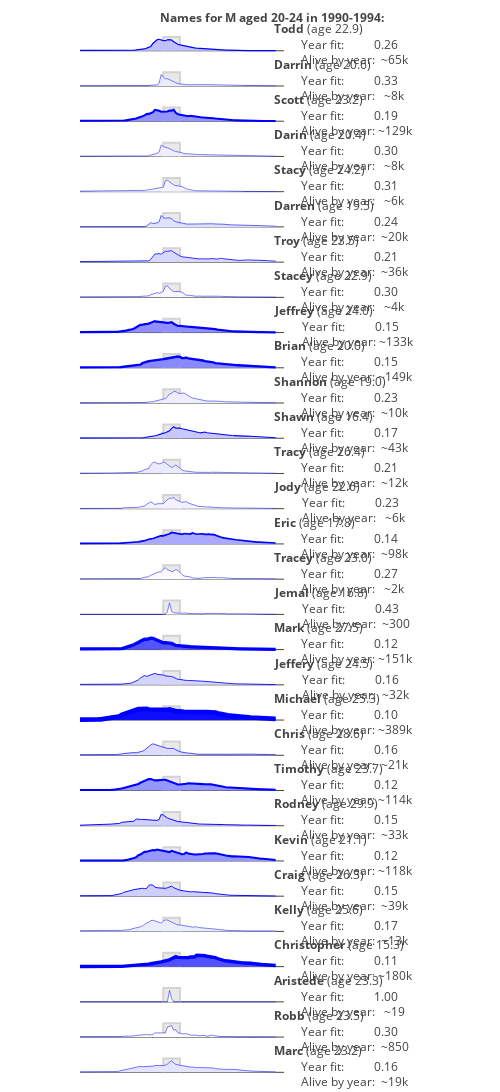

Notebook source saved alongside this figure:
### Code cell
out = get_era_names(1990, 4, 20, 4, 'M')

### Figure 1 — Plotly figure (JSON) as saved in the notebook; plotly's stock layout.template omitted (floating-point values rounded to 4 significant figures; data arrays with more than 128 entries replaced by an {"elided": "..."} marker saying what was removed)
{"data": [{"fill": "toself", "line": {"color": "lightgray"}, "mode": "lines", "type": "scatter", "x": [1966, 1966, 1974, 1974], "xaxis": "x2", "y": [0, 18420.0, 18420.0, 0], "yaxis": "y2"}, {"fill": "tozeroy", "fillcolor": "rgb(192.46218776691023,192.46218776691023,255)", "line": {"color": "blue", "width": 1.226}, "mode": "lines", "name": "Todd", "type": "scatter", "x": {"elided": "170 int values"}, "xaxis": "x2", "y": {"elided": "141 int values"}, "yaxis": "y2"}, {"fill": "toself", "line": {"color": "lightgray"}, "mode": "lines", "type": "scatter", "x": [1966, 1966, 1974, 1974], "xaxis": "x3", "y": [0, 3908.0, 3908.0, 0], "yaxis": "y3"}, {"fill": "tozeroy", "fillcolor": "rgb(235.44969669979668,235.44969669979668,255)", "line": {"color": "blue", "width": 0.5}, "mode": "lines", "name": "Darrin", "type": "scatter", "x": {"elided": "170 int values"}, "xaxis": "x3", "y": {"elided": "141 int values"}, "yaxis": "y3"}, {"fill": "toself", "line": {"color": "lightgray"}, "mode": "lines", "type": "scatter", "x": [1966, 1966, 1974, 1974], "xaxis": "x4", "y": [0, 37104, 37104, 0], "yaxis": "y4"}, {"fill": "tozeroy", "fillcolor": "rgb(149.2647505113304,149.2647505113304,255)", "line": {"color": "blue", "width": 2.073}, "mode": "lines", "name": "Scott", "type": "scatter", "x": {"elided": "170 int values"}, "xaxis": "x4", "y": {"elided": "141 int values"}, "yaxis": "y4"}, {"fill": "toself", "line": {"color": "lightgray"}, "mode": "lines", "type": "scatter", "x": [1966, 1966, 1974, 1974], "xaxis": "x5", "y": [0, 3138, 3138, 0], "yaxis": "y5"}, {"fill": "tozeroy", "fillcolor": "rgb(238.41773121834314,238.41773121834314,255)", "line": {"color": "blue", "width": 0.5}, "mode": "lines", "name": "Darin", "type": "scatter", "x": {"elided": "170 int values"}, "xaxis": "x5", "y": {"elided": "141 int values"}, "yaxis": "y5"}, {"fill": "toself", "line": {"color": "lightgray"}, "mode": "lines", "type": "scatter", "x": [1966, 1966, 1974, 1974], "xaxis": "x6", "y": [0, 2087.0, 2087.0, 0], "yaxis": "y6"}, {"fill": "tozeroy", "fillcolor": "rgb(242.78861660099426,242.78861660099426,255)", "line": {"color": "blue", "width": 0.5}, "mode": "lines", "name": "Stacy", "type": "scatter", "x": {"elided": "170 int values"}, "xaxis": "x6", "y": {"elided": "141 int values"}, "yaxis": "y6"}, {"fill": "toself", "line": {"color": "lightgray"}, "mode": "lines", "type": "scatter", "x": [1966, 1966, 1974, 1974], "xaxis": "x7", "y": [0, 7122, 7122, 0], "yaxis": "y7"}, {"fill": "tozeroy", "fillcolor": "rgb(224.33762979013318,224.33762979013318,255)", "line": {"color": "blue", "width": 0.6012}, "mode": "lines", "name": "Darren", "type": "scatter", "x": {"elided": "170 int values"}, "xaxis": "x7", "y": {"elided": "141 int values"}, "yaxis": "y7"}, {"fill": "toself", "line": {"color": "lightgray"}, "mode": "lines", "type": "scatter", "x": [1966, 1966, 1974, 1974], "xaxis": "x8", "y": [0, 10140.0, 10140.0, 0], "yaxis": "y8"}, {"fill": "tozeroy", "fillcolor": "rgb(215.041828243663,215.041828243663,255)", "line": {"color": "blue", "width": 0.7835}, "mode": "lines", "name": "Troy", "type": "scatter", "x": {"elided": "170 int values"}, "xaxis": "x8", "y": {"elided": "141 int values"}, "yaxis": "y8"}, {"fill": "toself", "line": {"color": "lightgray"}, "mode": "lines", "type": "scatter", "x": [1966, 1966, 1974, 1974], "xaxis": "x9", "y": [0, 1288.0, 1288.0, 0], "yaxis": "y9"}, {"fill": "tozeroy", "fillcolor": "rgb(246.49860937204292,246.49860937204292,255)", "line": {"color": "blue", "width": 0.5}, "mode": "lines", "name": "Stacey", "type": "scatter", "x": {"elided": "170 int values"}, "xaxis": "x9", "y": {"elided": "141 int values"}, "yaxis": "y9"}, {"fill": "toself", "line": {"color": "lightgray"}, "mode": "lines", "type": "scatter", "x": [1966, 1966, 1974, 1974], "xaxis": "x10", "y": [0, 40230.0, 40230.0, 0], "yaxis": "y10"}, {"fill": "tozeroy", "fillcolor": "rgb(142.6466046972527,142.6466046972527,255)", "line": {"color": "blue", "width": 2.203}, "mode": "lines", "name": "Jeffrey", "type": "scatter", "x": {"elided": "170 int values"}, "xaxis": "x10", "y": {"elided": "141 int values"}, "yaxis": "y10"}, {"fill": "toself", "line": {"color": "lightgray"}, "mode": "lines", "type": "scatter", "x": [1966, 1966, 1974, 1974], "xaxis": "x11", "y": [0, 43590.0, 43590.0, 0], "yaxis": "y11"}, {"fill": "tozeroy", "fillcolor": "rgb(135.6876414983276,135.6876414983276,255)", "line": {"color": "blue", "width": 2.339}, "mode": "lines", "name": "Brian", "type": "scatter", "x": {"elided": "170 int values"}, "xaxis": "x11", "y": {"elided": "141 int values"}, "yaxis": "y11"}, {"fill": "toself", "line": {"color": "lightgray"}, "mode": "lines", "type": "scatter", "x": [1966, 1966, 1974, 1974], "xaxis": "x12", "y": [0, 3617.0, 3617.0, 0], "yaxis": "y12"}, {"fill": "tozeroy", "fillcolor": "rgb(236.55419486238455,236.55419486238455,255)", "line": {"color": "blue", "width": 0.5}, "mode": "lines", "name": "Shannon", "type": "scatter", "x": {"elided": "170 int values"}, "xaxis": "x12", "y": {"elided": "141 int values"}, "yaxis": "y12"}, {"fill": "toself", "line": {"color": "lightgray"}, "mode": "lines", "type": "scatter", "x": [1966, 1966, 1974, 1974], "xaxis": "x13", "y": [0, 15396, 15396, 0], "yaxis": "y13"}, {"fill": "tozeroy", "fillcolor": "rgb(200.334896751298,200.334896751298,255)", "line": {"color": "blue", "width": 1.072}, "mode": "lines", "name": "Shawn", "type": "scatter", "x": {"elided": "170 int values"}, "xaxis": "x13", "y": {"elided": "141 int values"}, "yaxis": "y13"}, {"fill": "toself", "line": {"color": "lightgray"}, "mode": "lines", "type": "scatter", "x": [1966, 1966, 1974, 1974], "xaxis": "x14", "y": [0, 4054.0, 4054.0, 0], "yaxis": "y14"}, {"fill": "tozeroy", "fillcolor": "rgb(234.9074566332691,234.9074566332691,255)", "line": {"color": "blue", "width": 0.5}, "mode": "lines", "name": "Tracy", "type": "scatter", "x": {"elided": "170 int values"}, "xaxis": "x14", "y": {"elided": "141 int values"}, "yaxis": "y14"}, {"fill": "toself", "line": {"color": "lightgray"}, "mode": "lines", "type": "scatter", "x": [1966, 1966, 1974, 1974], "xaxis": "x15", "y": [0, 2045.0, 2045.0, 0], "yaxis": "y15"}, {"fill": "tozeroy", "fillcolor": "rgb(242.9734136658298,242.9734136658298,255)", "line": {"color": "blue", "width": 0.5}, "mode": "lines", "name": "Jody", "type": "scatter", "x": {"elided": "170 int values"}, "xaxis": "x15", "y": {"elided": "141 int values"}, "yaxis": "y15"}, {"fill": "toself", "line": {"color": "lightgray"}, "mode": "lines", "type": "scatter", "x": [1966, 1966, 1974, 1974], "xaxis": "x16", "y": [0, 28280.0, 28280.0, 0], "yaxis": "y16"}, {"fill": "tozeroy", "fillcolor": "rgb(168.742662686638,168.742662686638,255)", "line": {"color": "blue", "width": 1.691}, "mode": "lines", "name": "Eric", "type": "scatter", "x": {"elided": "170 int values"}, "xaxis": "x16", "y": {"elided": "141 int values"}, "yaxis": "y16"}, {"fill": "toself", "line": {"color": "lightgray"}, "mode": "lines", "type": "scatter", "x": [1966, 1966, 1974, 1974], "xaxis": "x17", "y": [0, 662.4, 662.4, 0], "yaxis": "y17"}, {"fill": "tozeroy", "fillcolor": "rgb(249.8359018409589,249.8359018409589,255)", "line": {"color": "blue", "width": 0.5}, "mode": "lines", "name": "Tracey", "type": "scatter", "x": {"elided": "170 int values"}, "xaxis": "x17", "y": {"elided": "141 int values"}, "yaxis": "y17"}, {"fill": "toself", "line": {"color": "lightgray"}, "mode": "lines", "type": "scatter", "x": [1966, 1966, 1974, 1974], "xaxis": "x18", "y": [0, 244.8, 244.8, 0], "yaxis": "y18"}, {"fill": "tozeroy", "fillcolor": "rgb(252.5522739717708,252.5522739717708,255)", "line": {"color": "blue", "width": 0.5}, "mode": "lines", "name": "Jemal", "type": "scatter", "x": {"elided": "170 int values"}, "xaxis": "x18", "y": {"elided": "141 int values"}, "yaxis": "y18"}, {"fill": "toself", "line": {"color": "lightgray"}, "mode": "lines", "type": "scatter", "x": [1966, 1966, 1974, 1974], "xaxis": "x19", "y": [0, 70480.0, 70480.0, 0], "yaxis": "y19"}, {"fill": "tozeroy", "fillcolor": "rgb(83.92335404945212,83.92335404945212,255)", "line": {"color": "blue", "width": 3.354}, "mode": "lines", "name": "Mark", "type": "scatter", "x": {"elided": "170 int values"}, "xaxis": "x19", "y": {"elided": "141 int values"}, "yaxis": "y19"}, {"fill": "toself", "line": {"color": "lightgray"}, "mode": "lines", "type": "scatter", "x": [1966, 1966, 1974, 1974], "xaxis": "x20", "y": [0, 11130.0, 11130.0, 0], "yaxis": "y20"}, {"fill": "tozeroy", "fillcolor": "rgb(212.13915435670475,212.13915435670475,255)", "line": {"color": "blue", "width": 0.8404}, "mode": "lines", "name": "Jeffery", "type": "scatter", "x": {"elided": "170 int values"}, "xaxis": "x20", "y": {"elided": "141 int values"}, "yaxis": "y20"}, {"fill": "toself", "line": {"color": "lightgray"}, "mode": "lines", "type": "scatter", "x": [1966, 1966, 1974, 1974], "xaxis": "x21", "y": [0, 111300.0, 111300.0, 0], "yaxis": "y21"}, {"fill": "tozeroy", "fillcolor": "rgb(14.057605721940263,14.057605721940263,255)", "line": {"color": "blue", "width": 4.724}, "mode": "lines", "name": "Michael", "type": "scatter", "x": {"elided": "170 int values"}, "xaxis": "x21", "y": {"elided": "141 int values"}, "yaxis": "y21"}, {"fill": "toself", "line": {"color": "lightgray"}, "mode": "lines", "type": "scatter", "x": [1966, 1966, 1974, 1974], "xaxis": "x22", "y": [0, 8650.0, 8650.0, 0], "yaxis": "y22"}, {"fill": "tozeroy", "fillcolor": "rgb(219.5267267798409,219.5267267798409,255)", "line": {"color": "blue", "width": 0.6956}, "mode": "lines", "name": "Chris", "type": "scatter", "x": {"elided": "170 int values"}, "xaxis": "x22", "y": {"elided": "141 int values"}, "yaxis": "y22"}, {"fill": "toself", "line": {"color": "lightgray"}, "mode": "lines", "type": "scatter", "x": [1966, 1966, 1974, 1974], "xaxis": "x23", "y": [0, 36900, 36900, 0], "yaxis": "y23"}, {"fill": "tozeroy", "fillcolor": "rgb(149.70105486728482,149.70105486728482,255)", "line": {"color": "blue", "width": 2.065}, "mode": "lines", "name": "Timothy", "type": "scatter", "x": {"elided": "170 int values"}, "xaxis": "x23", "y": {"elided": "141 int values"}, "yaxis": "y23"}, {"fill": "toself", "line": {"color": "lightgray"}, "mode": "lines", "type": "scatter", "x": [1966, 1966, 1974, 1974], "xaxis": "x24", "y": [0, 13300.0, 13300.0, 0], "yaxis": "y24"}, {"fill": "tozeroy", "fillcolor": "rgb(206.01837598051657,206.01837598051657,255)", "line": {"color": "blue", "width": 0.9604}, "mode": "lines", "name": "Rodney", "type": "scatter", "x": {"elided": "170 int values"}, "xaxis": "x24", "y": {"elided": "141 int values"}, "yaxis": "y24"}, {"fill": "toself", "line": {"color": "lightgray"}, "mode": "lines", "type": "scatter", "x": [1966, 1966, 1974, 1974], "xaxis": "x25", "y": [0, 36740.0, 36740.0, 0], "yaxis": "y25"}, {"fill": "tozeroy", "fillcolor": "rgb(150.03767731982916,150.03767731982916,255)", "line": {"color": "blue", "width": 2.058}, "mode": "lines", "name": "Kevin", "type": "scatter", "x": {"elided": "170 int values"}, "xaxis": "x25", "y": {"elided": "141 int values"}, "yaxis": "y25"}, {"fill": "toself", "line": {"color": "lightgray"}, "mode": "lines", "type": "scatter", "x": [1966, 1966, 1974, 1974], "xaxis": "x26", "y": [0, 12860.0, 12860.0, 0], "yaxis": "y26"}, {"fill": "tozeroy", "fillcolor": "rgb(207.22992934584755,207.22992934584755,255)", "line": {"color": "blue", "width": 0.9367}, "mode": "lines", "name": "Craig", "type": "scatter", "x": {"elided": "170 int values"}, "xaxis": "x26", "y": {"elided": "141 int values"}, "yaxis": "y26"}, {"fill": "toself", "line": {"color": "lightgray"}, "mode": "lines", "type": "scatter", "x": [1966, 1966, 1974, 1974], "xaxis": "x27", "y": [0, 3720, 3720, 0], "yaxis": "y27"}, {"fill": "tozeroy", "fillcolor": "rgb(236.1608436337211,236.1608436337211,255)", "line": {"color": "blue", "width": 0.5}, "mode": "lines", "name": "Kelly", "type": "scatter", "x": {"elided": "170 int values"}, "xaxis": "x27", "y": {"elided": "141 int values"}, "yaxis": "y27"}, {"fill": "toself", "line": {"color": "lightgray"}, "mode": "lines", "type": "scatter", "x": [1966, 1966, 1974, 1974], "xaxis": "x28", "y": [0, 72040.0, 72040.0, 0], "yaxis": "y28"}, {"fill": "tozeroy", "fillcolor": "rgb(81.08890493998996,81.08890493998996,255)", "line": {"color": "blue", "width": 3.41}, "mode": "lines", "name": "Christopher", "type": "scatter", "x": {"elided": "170 int values"}, "xaxis": "x28", "y": {"elided": "141 int values"}, "yaxis": "y28"}, {"fill": "toself", "line": {"color": "lightgray"}, "mode": "lines", "type": "scatter", "x": [1966, 1966, 1974, 1974], "xaxis": "x29", "y": [0, 20.4, 20.4, 0], "yaxis": "y29"}, {"fill": "tozeroy", "fillcolor": "rgb(254.62035571072988,254.62035571072988,255)", "line": {"color": "blue", "width": 0.5}, "mode": "lines", "name": "Aristede", "type": "scatter", "x": {"elided": "170 int values"}, "xaxis": "x29", "y": {"elided": "141 int values"}, "yaxis": "y29"}, {"fill": "toself", "line": {"color": "lightgray"}, "mode": "lines", "type": "scatter", "x": [1966, 1966, 1974, 1974], "xaxis": "x30", "y": [0, 295.2, 295.2, 0], "yaxis": "y30"}, {"fill": "tozeroy", "fillcolor": "rgb(252.1832940527301,252.1832940527301,255)", "line": {"color": "blue", "width": 0.5}, "mode": "lines", "name": "Robb", "type": "scatter", "x": {"elided": "170 int values"}, "xaxis": "x30", "y": {"elided": "141 int values"}, "yaxis": "y30"}, {"fill": "toself", "line": {"color": "lightgray"}, "mode": "lines", "type": "scatter", "x": [1966, 1966, 1974, 1974], "xaxis": "x31", "y": [0, 6016.0, 6016.0, 0], "yaxis": "y31"}, {"fill": "tozeroy", "fillcolor": "rgb(227.98447206548678,227.98447206548678,255)", "line": {"color": "blue", "width": 0.5297}, "mode": "lines", "name": "Marc", "type": "scatter", "x": {"elided": "170 int values"}, "xaxis": "x31", "y": {"elided": "141 int values"}, "yaxis": "y31"}], "layout": {"annotations": [{"align": "left", "showarrow": false, "text": "<b>Todd</b> (age 22.9)<br>         Year fit:          0.26<br>         Alive by year:  ~65k", "width": 200, "x": 2019, "xref": "x2", "xshift": 100, "y": 8443.0, "yref": "y2"}, {"align": "left", "showarrow": false, "text": "<b>Darrin</b> (age 20.6)<br>         Year fit:          0.33<br>         Alive by year:   ~8k", "width": 200, "x": 2019, "xref": "x3", "xshift": 100, "y": 1791.0, "yref": "y3"}, {"align": "left", "showarrow": false, "text": "<b>Scott</b> (age 23.2)<br>         Year fit:          0.19<br>         Alive by year: ~129k", "width": 200, "x": 2019, "xref": "x4", "xshift": 100, "y": 17006, "yref": "y4"}, {"align": "left", "showarrow": false, "text": "<b>Darin</b> (age 20.4)<br>         Year fit:          0.30<br>         Alive by year:   ~8k", "width": 200, "x": 2019, "xref": "x5", "xshift": 100, "y": 1438.0, "yref": "y5"}, {"align": "left", "showarrow": false, "text": "<b>Stacy</b> (age 24.2)<br>         Year fit:          0.31<br>         Alive by year:   ~6k", "width": 200, "x": 2019, "xref": "x6", "xshift": 100, "y": 956.5, "yref": "y6"}, {"align": "left", "showarrow": false, "text": "<b>Darren</b> (age 19.5)<br>         Year fit:          0.24<br>         Alive by year:  ~20k", "width": 200, "x": 2019, "xref": "x7", "xshift": 100, "y": 3264.0, "yref": "y7"}, {"align": "left", "showarrow": false, "text": "<b>Troy</b> (age 23.5)<br>         Year fit:          0.21<br>         Alive by year:  ~36k", "width": 200, "x": 2019, "xref": "x8", "xshift": 100, "y": 4646.0, "yref": "y8"}, {"align": "left", "showarrow": false, "text": "<b>Stacey</b> (age 22.9)<br>         Year fit:          0.30<br>         Alive by year:   ~4k", "width": 200, "x": 2019, "xref": "x9", "xshift": 100, "y": 590.2, "yref": "y9"}, {"align": "left", "showarrow": false, "text": "<b>Jeffrey</b> (age 24.0)<br>         Year fit:          0.15<br>         Alive by year: ~133k", "width": 200, "x": 2019, "xref": "x10", "xshift": 100, "y": 18440.0, "yref": "y10"}, {"align": "left", "showarrow": false, "text": "<b>Brian</b> (age 20.0)<br>         Year fit:          0.15<br>         Alive by year: ~149k", "width": 200, "x": 2019, "xref": "x11", "xshift": 100, "y": 19980.0, "yref": "y11"}, {"align": "left", "showarrow": false, "text": "<b>Shannon</b> (age 19.0)<br>         Year fit:          0.23<br>         Alive by year:  ~10k", "width": 200, "x": 2019, "xref": "x12", "xshift": 100, "y": 1658.0, "yref": "y12"}, {"align": "left", "showarrow": false, "text": "<b>Shawn</b> (age 16.4)<br>         Year fit:          0.17<br>         Alive by year:  ~43k", "width": 200, "x": 2019, "xref": "x13", "xshift": 100, "y": 7057.0, "yref": "y13"}, {"align": "left", "showarrow": false, "text": "<b>Tracy</b> (age 26.4)<br>         Year fit:          0.21<br>         Alive by year:  ~12k", "width": 200, "x": 2019, "xref": "x14", "xshift": 100, "y": 1858.0, "yref": "y14"}, {"align": "left", "showarrow": false, "text": "<b>Jody</b> (age 22.6)<br>         Year fit:          0.23<br>         Alive by year:   ~6k", "width": 200, "x": 2019, "xref": "x15", "xshift": 100, "y": 937.2, "yref": "y15"}, {"align": "left", "showarrow": false, "text": "<b>Eric</b> (age 17.8)<br>         Year fit:          0.14<br>         Alive by year:  ~98k", "width": 200, "x": 2019, "xref": "x16", "xshift": 100, "y": 12960.0, "yref": "y16"}, {"align": "left", "showarrow": false, "text": "<b>Tracey</b> (age 23.0)<br>         Year fit:          0.27<br>         Alive by year:   ~2k", "width": 200, "x": 2019, "xref": "x17", "xshift": 100, "y": 303.6, "yref": "y17"}, {"align": "left", "showarrow": false, "text": "<b>Jemal</b> (age 16.8)<br>         Year fit:          0.43<br>         Alive by year:  ~300", "width": 200, "x": 2019, "xref": "x18", "xshift": 100, "y": 112.2, "yref": "y18"}, {"align": "left", "showarrow": false, "text": "<b>Mark</b> (age 27.5)<br>         Year fit:          0.12<br>         Alive by year: ~151k", "width": 200, "x": 2019, "xref": "x19", "xshift": 100, "y": 32300.0, "yref": "y19"}, {"align": "left", "showarrow": false, "text": "<b>Jeffery</b> (age 24.5)<br>         Year fit:          0.16<br>         Alive by year:  ~32k", "width": 200, "x": 2019, "xref": "x20", "xshift": 100, "y": 5102.0, "yref": "y20"}, {"align": "left", "showarrow": false, "text": "<b>Michael</b> (age 25.3)<br>         Year fit:          0.10<br>         Alive by year: ~389k", "width": 200, "x": 2019, "xref": "x21", "xshift": 100, "y": 50990.0, "yref": "y21"}, {"align": "left", "showarrow": false, "text": "<b>Chris</b> (age 28.6)<br>         Year fit:          0.16<br>         Alive by year:  ~21k", "width": 200, "x": 2019, "xref": "x22", "xshift": 100, "y": 3964.0, "yref": "y22"}, {"align": "left", "showarrow": false, "text": "<b>Timothy</b> (age 23.7)<br>         Year fit:          0.12<br>         Alive by year: ~114k", "width": 200, "x": 2019, "xref": "x23", "xshift": 100, "y": 16910.0, "yref": "y23"}, {"align": "left", "showarrow": false, "text": "<b>Rodney</b> (age 29.9)<br>         Year fit:          0.15<br>         Alive by year:  ~33k", "width": 200, "x": 2019, "xref": "x24", "xshift": 100, "y": 6096.0, "yref": "y24"}, {"align": "left", "showarrow": false, "text": "<b>Kevin</b> (age 21.1)<br>         Year fit:          0.12<br>         Alive by year: ~118k", "width": 200, "x": 2019, "xref": "x25", "xshift": 100, "y": 16840.0, "yref": "y25"}, {"align": "left", "showarrow": false, "text": "<b>Craig</b> (age 26.3)<br>         Year fit:          0.15<br>         Alive by year:  ~39k", "width": 200, "x": 2019, "xref": "x26", "xshift": 100, "y": 5895.0, "yref": "y26"}, {"align": "left", "showarrow": false, "text": "<b>Kelly</b> (age 25.6)<br>         Year fit:          0.17<br>         Alive by year:  ~13k", "width": 200, "x": 2019, "xref": "x27", "xshift": 100, "y": 1705.0, "yref": "y27"}, {"align": "left", "showarrow": false, "text": "<b>Christopher</b> (age 15.3)<br>         Year fit:          0.11<br>         Alive by year: ~180k", "width": 200, "x": 2019, "xref": "x28", "xshift": 100, "y": 33020.0, "yref": "y28"}, {"align": "left", "showarrow": false, "text": "<b>Aristede</b> (age 23.3)<br>         Year fit:          1.00<br>         Alive by year:   ~19", "width": 200, "x": 2019, "xref": "x29", "xshift": 100, "y": 9.35, "yref": "y29"}, {"align": "left", "showarrow": false, "text": "<b>Robb</b> (age 23.5)<br>         Year fit:          0.30<br>         Alive by year:  ~850", "width": 200, "x": 2019, "xref": "x30", "xshift": 100, "y": 135.3, "yref": "y30"}, {"align": "left", "showarrow": false, "text": "<b>Marc</b> (age 23.2)<br>         Year fit:          0.16<br>         Alive by year:  ~19k", "width": 200, "x": 2019, "xref": "x31", "xshift": 100, "y": 2757.0, "yref": "y31"}, {"align": "left", "showarrow": false, "text": "<b>Names for M aged 20-24 in 1990-1994:</b>", "x": 1970, "xref": "x", "xshift": 100, "y": 2506.0, "yref": "y"}], "height": 1650.0, "margin": {"b": 0, "t": 0}, "showlegend": false, "width": 500, "xaxis": {"anchor": "y", "domain": [0, 0.6], "matches": "x31", "range": [1926, 2024], "showgrid": false, "showticklabels": false, "ticks": "", "zeroline": false}, "xaxis10": {"anchor": "y10", "domain": [0, 0.6], "matches": "x31", "range": [1926, 2024], "showgrid": false, "showticklabels": false, "ticks": "", "zeroline": false}, "xaxis11": {"anchor": "y11", "domain": [0, 0.6], "matches": "x31", "range": [1926, 2024], "showgrid": false, "showticklabels": false, "ticks": "", "zeroline": false}, "xaxis12": {"anchor": "y12", "domain": [0, 0.6], "matches": "x31", "range": [1926, 2024], "showgrid": false, "showticklabels": false, "ticks": "", "zeroline": false}, "xaxis13": {"anchor": "y13", "domain": [0, 0.6], "matches": "x31", "range": [1926, 2024], "showgrid": false, "showticklabels": false, "ticks": "", "zeroline": false}, "xaxis14": {"anchor": "y14", "domain": [0, 0.6], "matches": "x31", "range": [1926, 2024], "showgrid": false, "showticklabels": false, "ticks": "", "zeroline": false}, "xaxis15": {"anchor": "y15", "domain": [0, 0.6], "matches": "x31", "range": [1926, 2024], "showgrid": false, "showticklabels": false, "ticks": "", "zeroline": false}, "xaxis16": {"anchor": "y16", "domain": [0, 0.6], "matches": "x31", "range": [1926, 2024], "showgrid": false, "showticklabels": false, "ticks": "", "zeroline": false}, "xaxis17": {"anchor": "y17", "domain": [0, 0.6], "matches": "x31", "range": [1926, 2024], "showgrid": false, "showticklabels": false, "ticks": "", "zeroline": false}, "xaxis18": {"anchor": "y18", "domain": [0, 0.6], "matches": "x31", "range": [1926, 2024], "showgrid": false, "showticklabels": false, "ticks": "", "zeroline": false}, "xaxis19": {"anchor": "y19", "domain": [0, 0.6], "matches": "x31", "range": [1926, 2024], "showgrid": false, "showticklabels": false, "ticks": "", "zeroline": false}, "xaxis2": {"anchor": "y2", "domain": [0, 0.6], "matches": "x31", "range": [1926, 2024], "showgrid": false, "showticklabels": false, "ticks": "", "zeroline": false}, "xaxis20": {"anchor": "y20", "domain": [0, 0.6], "matches": "x31", "range": [1926, 2024], "showgrid": false, "showticklabels": false, "ticks": "", "zeroline": false}, "xaxis21": {"anchor": "y21", "domain": [0, 0.6], "matches": "x31", "range": [1926, 2024], "showgrid": false, "showticklabels": false, "ticks": "", "zeroline": false}, "xaxis22": {"anchor": "y22", "domain": [0, 0.6], "matches": "x31", "range": [1926, 2024], "showgrid": false, "showticklabels": false, "ticks": "", "zeroline": false}, "xaxis23": {"anchor": "y23", "domain": [0, 0.6], "matches": "x31", "range": [1926, 2024], "showgrid": false, "showticklabels": false, "ticks": "", "zeroline": false}, "xaxis24": {"anchor": "y24", "domain": [0, 0.6], "matches": "x31", "range": [1926, 2024], "showgrid": false, "showticklabels": false, "ticks": "", "zeroline": false}, "xaxis25": {"anchor": "y25", "domain": [0, 0.6], "matches": "x31", "range": [1926, 2024], "showgrid": false, "showticklabels": false, "ticks": "", "zeroline": false}, "xaxis26": {"anchor": "y26", "domain": [0, 0.6], "matches": "x31", "range": [1926, 2024], "showgrid": false, "showticklabels": false, "ticks": "", "zeroline": false}, "xaxis27": {"anchor": "y27", "domain": [0, 0.6], "matches": "x31", "range": [1926, 2024], "showgrid": false, "showticklabels": false, "ticks": "", "zeroline": false}, "xaxis28": {"anchor": "y28", "domain": [0, 0.6], "matches": "x31", "range": [1926, 2024], "showgrid": false, "showticklabels": false, "ticks": "", "zeroline": false}, "xaxis29": {"anchor": "y29", "domain": [0, 0.6], "matches": "x31", "range": [1926, 2024], "showgrid": false, "showticklabels": false, "ticks": "", "zeroline": false}, "xaxis3": {"anchor": "y3", "domain": [0, 0.6], "matches": "x31", "range": [1926, 2024], "showgrid": false, "showticklabels": false, "ticks": "", "zeroline": false}, "xaxis30": {"anchor": "y30", "domain": [0, 0.6], "matches": "x31", "range": [1926, 2024], "showgrid": false, "showticklabels": false, "ticks": "", "zeroline": false}, "xaxis31": {"anchor": "y31", "domain": [0, 0.6], "range": [1926, 2024], "showgrid": false, "showticklabels": false, "ticks": "", "zeroline": false}, "xaxis4": {"anchor": "y4", "domain": [0, 0.6], "matches": "x31", "range": [1926, 2024], "showgrid": false, "showticklabels": false, "ticks": "", "zeroline": false}, "xaxis5": {"anchor": "y5", "domain": [0, 0.6], "matches": "x31", "range": [1926, 2024], "showgrid": false, "showticklabels": false, "ticks": "", "zeroline": false}, "xaxis6": {"anchor": "y6", "domain": [0, 0.6], "matches": "x31", "range": [1926, 2024], "showgrid": false, "showticklabels": false, "ticks": "", "zeroline": false}, "xaxis7": {"anchor": "y7", "domain": [0, 0.6], "matches": "x31", "range": [1926, 2024], "showgrid": false, "showticklabels": false, "ticks": "", "zeroline": false}, "xaxis8": {"anchor": "y8", "domain": [0, 0.6], "matches": "x31", "range": [1926, 2024], "showgrid": false, "showticklabels": false, "ticks": "", "zeroline": false}, "xaxis9": {"anchor": "y9", "domain": [0, 0.6], "matches": "x31", "range": [1926, 2024], "showgrid": false, "showticklabels": false, "ticks": "", "zeroline": false}, "yaxis": {"anchor": "x", "domain": [0.9677, 1.0], "showgrid": false, "showticklabels": false, "ticks": ""}, "yaxis10": {"anchor": "x10", "domain": [0.6774, 0.7097], "showgrid": false, "showticklabels": false, "ticks": ""}, "yaxis11": {"anchor": "x11", "domain": [0.6452, 0.6774], "showgrid": false, "showticklabels": false, "ticks": ""}, "yaxis12": {"anchor": "x12", "domain": [0.6129, 0.6452], "showgrid": false, "showticklabels": false, "ticks": ""}, "yaxis13": {"anchor": "x13", "domain": [0.5806, 0.6129], "showgrid": false, "showticklabels": false, "ticks": ""}, "yaxis14": {"anchor": "x14", "domain": [0.5484, 0.5806], "showgrid": false, "showticklabels": false, "ticks": ""}, "yaxis15": {"anchor": "x15", "domain": [0.5161, 0.5484], "showgrid": false, "showticklabels": false, "ticks": ""}, "yaxis16": {"anchor": "x16", "domain": [0.4839, 0.5161], "showgrid": false, "showticklabels": false, "ticks": ""}, "yaxis17": {"anchor": "x17", "domain": [0.4516, 0.4839], "showgrid": false, "showticklabels": false, "ticks": ""}, "yaxis18": {"anchor": "x18", "domain": [0.4194, 0.4516], "showgrid": false, "showticklabels": false, "ticks": ""}, "yaxis19": {"anchor": "x19", "domain": [0.3871, 0.4194], "showgrid": false, "showticklabels": false, "ticks": ""}, "yaxis2": {"anchor": "x2", "domain": [0.9355, 0.9677], "showgrid": false, "showticklabels": false, "ticks": ""}, "yaxis20": {"anchor": "x20", "domain": [0.3548, 0.3871], "showgrid": false, "showticklabels": false, "ticks": ""}, "yaxis21": {"anchor": "x21", "domain": [0.3226, 0.3548], "showgrid": false, "showticklabels": false, "ticks": ""}, "yaxis22": {"anchor": "x22", "domain": [0.2903, 0.3226], "showgrid": false, "showticklabels": false, "ticks": ""}, "yaxis23": {"anchor": "x23", "domain": [0.2581, 0.2903], "showgrid": false, "showticklabels": false, "ticks": ""}, "yaxis24": {"anchor": "x24", "domain": [0.2258, 0.2581], "showgrid": false, "showticklabels": false, "ticks": ""}, "yaxis25": {"anchor": "x25", "domain": [0.1935, 0.2258], "showgrid": false, "showticklabels": false, "ticks": ""}, "yaxis26": {"anchor": "x26", "domain": [0.1613, 0.1935], "showgrid": false, "showticklabels": false, "ticks": ""}, "yaxis27": {"anchor": "x27", "domain": [0.129, 0.1613], "showgrid": false, "showticklabels": false, "ticks": ""}, "yaxis28": {"anchor": "x28", "domain": [0.09677, 0.129], "showgrid": false, "showticklabels": false, "ticks": ""}, "yaxis29": {"anchor": "x29", "domain": [0.06452, 0.09677], "showgrid": false, "showticklabels": false, "ticks": ""}, "yaxis3": {"anchor": "x3", "domain": [0.9032, 0.9355], "showgrid": false, "showticklabels": false, "ticks": ""}, "yaxis30": {"anchor": "x30", "domain": [0.03226, 0.06452], "showgrid": false, "showticklabels": false, "ticks": ""}, "yaxis31": {"anchor": "x31", "domain": [0, 0.03226], "showgrid": false, "showticklabels": false, "ticks": ""}, "yaxis4": {"anchor": "x4", "domain": [0.871, 0.9032], "showgrid": false, "showticklabels": false, "ticks": ""}, "yaxis5": {"anchor": "x5", "domain": [0.8387, 0.871], "showgrid": false, "showticklabels": false, "ticks": ""}, "yaxis6": {"anchor": "x6", "domain": [0.8065, 0.8387], "showgrid": false, "showticklabels": false, "ticks": ""}, "yaxis7": {"anchor": "x7", "domain": [0.7742, 0.8065], "showgrid": false, "showticklabels": false, "ticks": ""}, "yaxis8": {"anchor": "x8", "domain": [0.7419, 0.7742], "showgrid": false, "showticklabels": false, "ticks": ""}, "yaxis9": {"anchor": "x9", "domain": [0.7097, 0.7419], "showgrid": false, "showticklabels": false, "ticks": ""}}}
